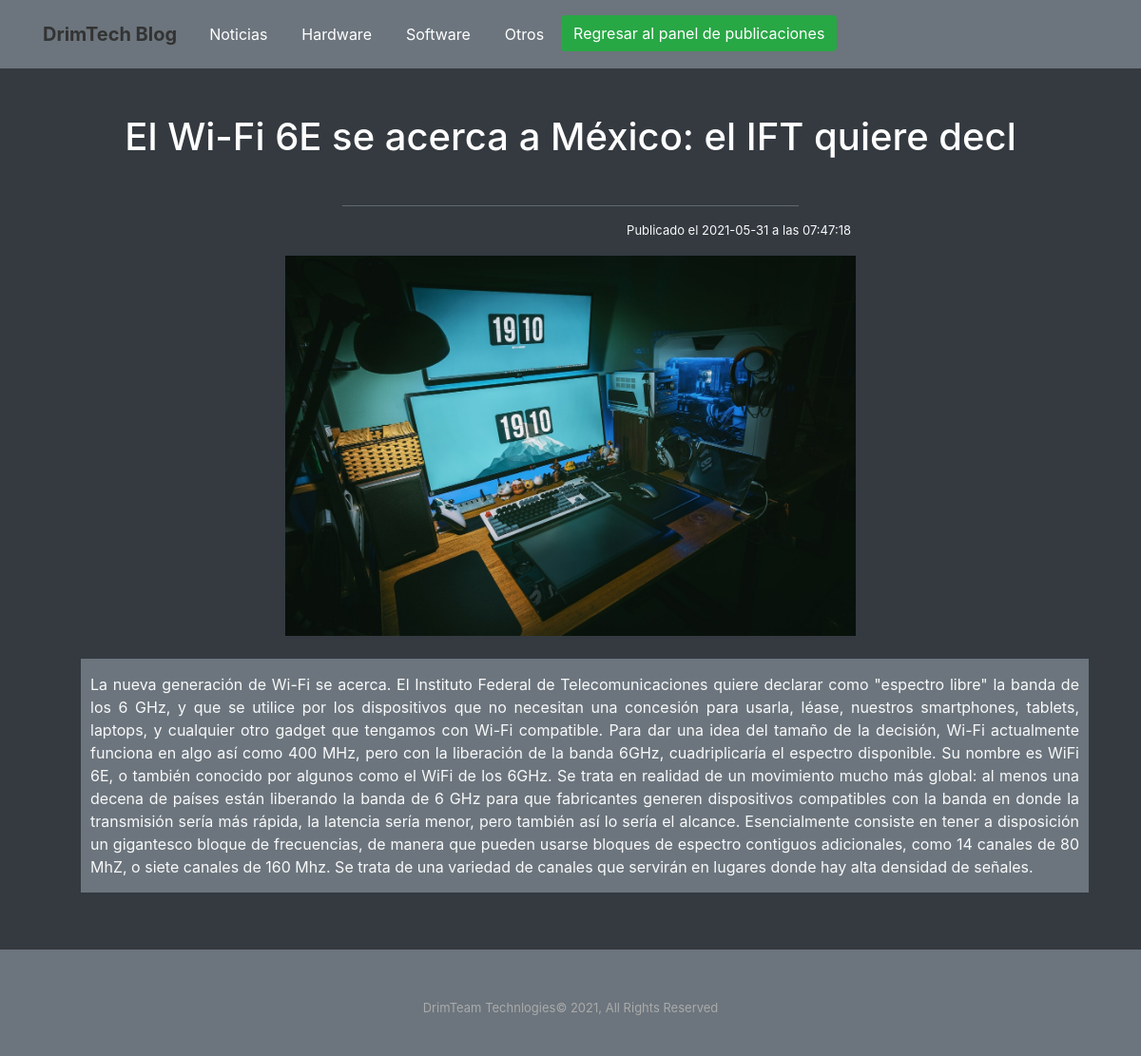
Page /secciones/single_administrador.php?id=1 on the earlier database version.
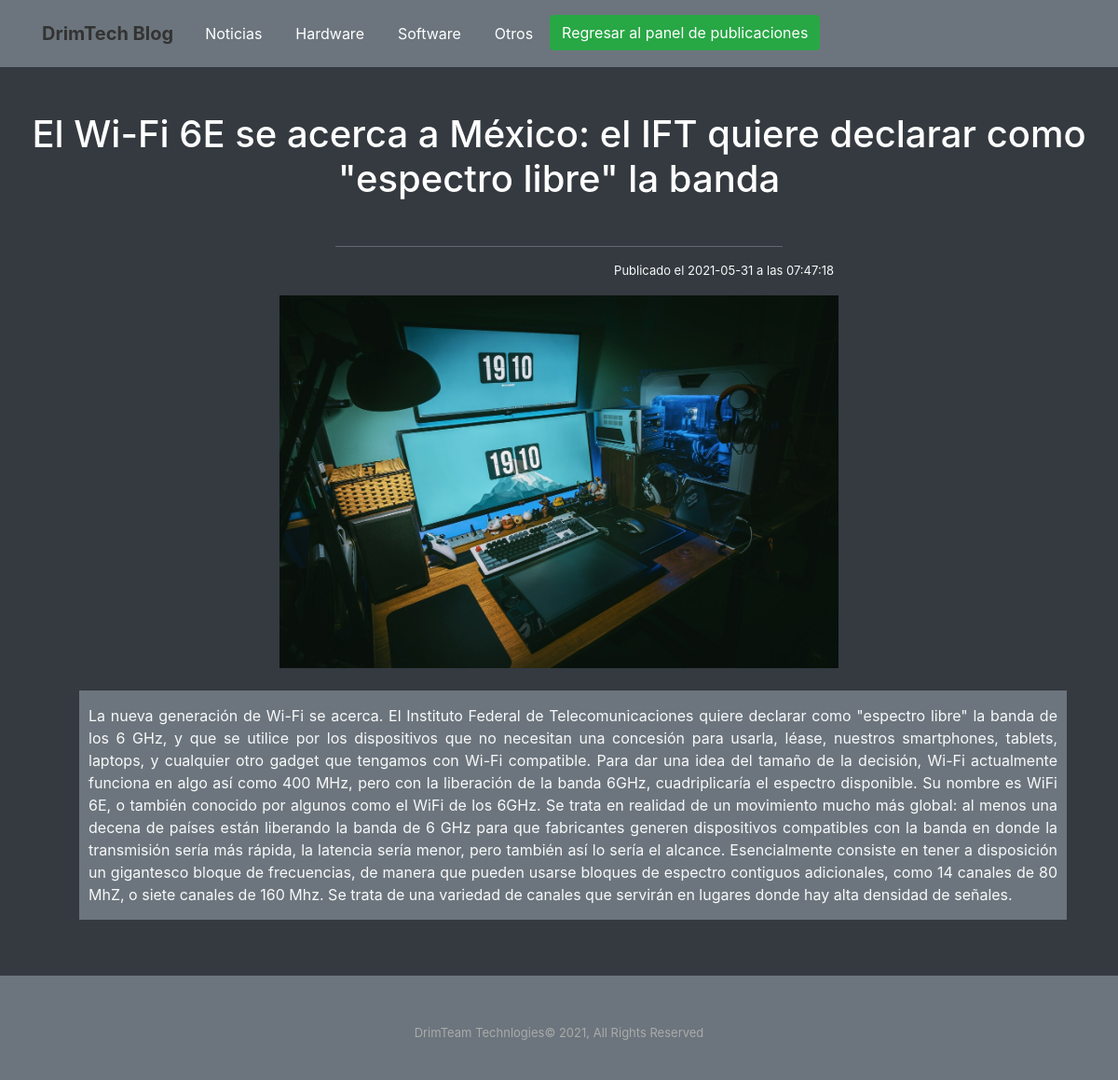
Same page on the later database version.
### tables this page shows
CREATE TABLE `contenido` (
  `id` int(11) NOT NULL,
  `Titulo` varchar(85) DEFAULT NULL,
  `Fecha` datetime NOT NULL,
  `Comentario` text NOT NULL,
  `Imagen` varchar(30) DEFAULT NULL,
  `categoria` varchar(20) DEFAULT NULL
);

### secciones/single_administrador.php (the view, shortened to what this page needs)
<?php
$miconexion = mysqli_connect("localhost", "root", "", "blog_posts");
  if(isset($_GET['id']))
  {
    $id = $_GET['id'];
    $query = "SELECT * FROM contenido WHERE id = $id";
    $result = mysqli_query($miconexion,$query);
    if(mysqli_num_rows($result)== 1)
    {
      $row=mysqli_fetch_array($result);
    }
  }
?>
<!DOCTYPE html>
<html>
<head>
    <link rel="stylesheet" href="/assets/bootstrap/css/bootstrap.min.css">
    <link rel="stylesheet" href="/assets/fonts/font-awesome.min.css">
    <link rel="stylesheet" href="/assets/fonts/ionicons.min.css">
    <link rel="stylesheet" href="/assets/css/Article-List.css">
    <link rel="stylesheet" href="/assets/css/Footer-Basic.css">
    <link rel="stylesheet" href="/assets/css/Highlight-Phone.css">
    <link rel="stylesheet" href="/assets/css/Navigation-with-Search.css">
    <link rel="stylesheet" href="/assets/css/styles.css">
</head>
<body style="color: black;background: var(--gray-dark);">
    <nav class="navbar sticky-top navbar-light navbar-expand-md navigation-clean-search" style="background: var(--gray);">
        <div class="container"><a class="navbar-brand" href="/index.php">DrimTech Blog</a>
            <div class="collapse navbar-collapse" id="navcol-1">
                <ul class="navbar-nav">
                    <li class="nav-item"><a class="nav-link" href="/secciones/noticias.php">Noticias</a></li>
                    <li class="nav-item"><a class="nav-link" href="/secciones/hardware.php">Hardware</a></li>
                    <li class="nav-item"><a class="nav-link" href="/secciones/software.php">Software<br></a></li>
                    <li class="nav-item"><a class="nav-link" href="/secciones/otros.php">Otros<br></a></li>
                    <br>
                    <li class="nav-item"><a class="btn btn-success" href="/admin/admin_portada.php">Regresar al panel de publicaciones<br></a></li>
                </ul>
            </div>
        </div>
    </nav>
<br><br>
    <h1 style="border-right-style: none;text-align: center;color: white;" class="fw-bold"><?php echo $row['Titulo'] ?></h1>
    <center><br><hr style="color: var(--gray); background: var(--gray);" width=40%></center>
<body>
<?php
if($result = mysqli_query($miconexion, $query)){
    while($row = mysqli_fetch_assoc($result)){
        if($row['Imagen']!=""){
                echo "
            <div class='container text-light' >
                <font size = 2><p class='text-right' style=' padding-top: 0px;padding-bottom: 0px; padding-right: 0px; width: 850px; border-top-left-radius: 15px; border-bottom-left-radius: 15px;'>Publicado el " . substr($row['Fecha'], 0, 10) . " a las " . substr($row['Fecha'], 10, 18) . "<p></font>
                    <div class='row'>
                        <img src='/secciones/imagenes/" . $row['Imagen'] . "' class='img-responsive center-block d-block mx-auto' style='width: 100%; height: 400px; object-fit: scale-down;'/>
                    </div>
                    <br>
                    <div style='padding-top: 0px;padding-bottom: 20px; padding-right: 0px; padding-left: 40px; width: 1100px;'>
                    <font size = 3><p class ='text-justify'  style='background: var(--gray); padding-top: 15px; padding-bottom: 15px; padding-right: 10px; padding-left: 10px; '>". $row['Comentario'] . "</p></font>
                    </div>
            </div>
            <br>
                    ";
        }
    }
}
?>
<?php require_once("../footer.php"); ?>
</body>
</html>

Differences in the rows shown:
changed contenido: Titulo "El Wi-Fi 6E se acerca a México: el IFT quiere decl" → "El Wi-Fi 6E se acerca a México: el IFT quiere declarar como \"espectro libre\" la banda"
